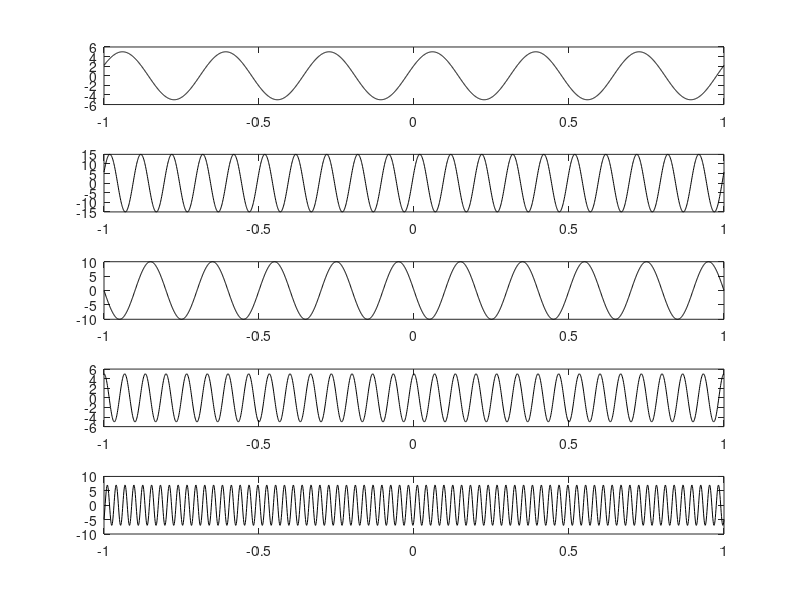
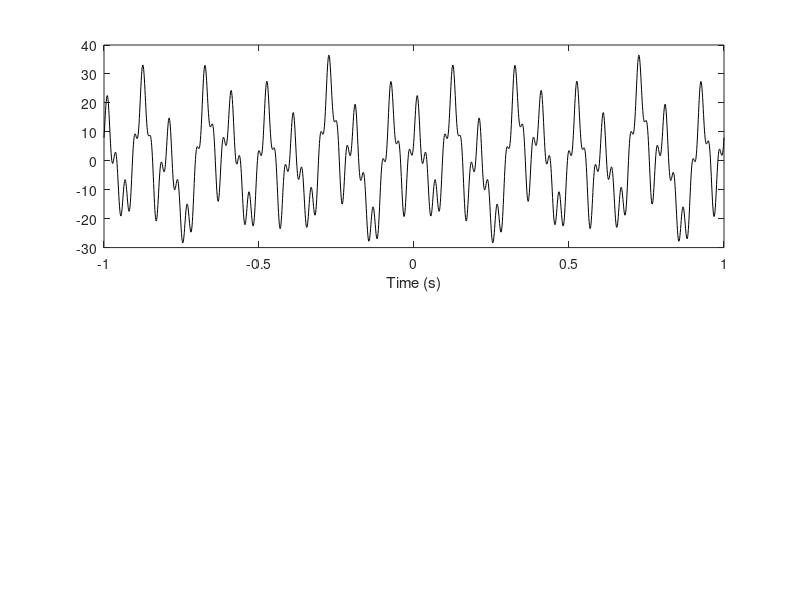
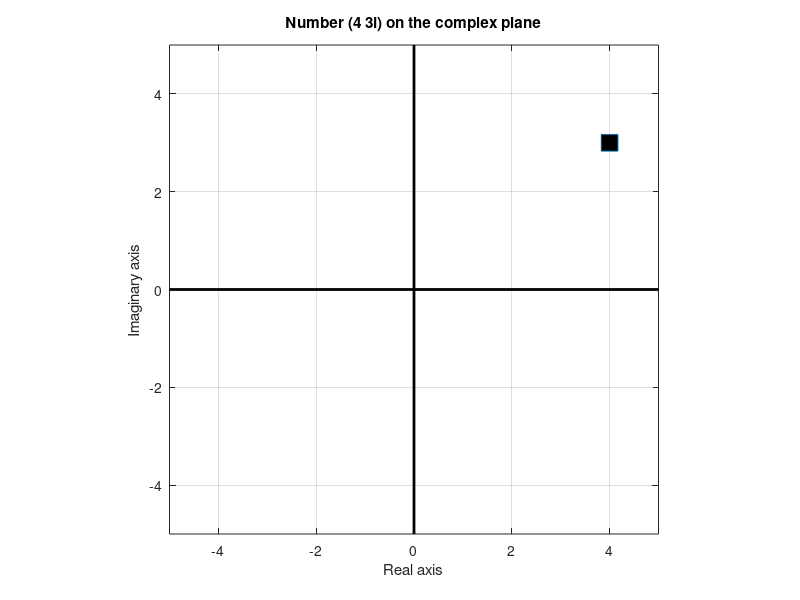
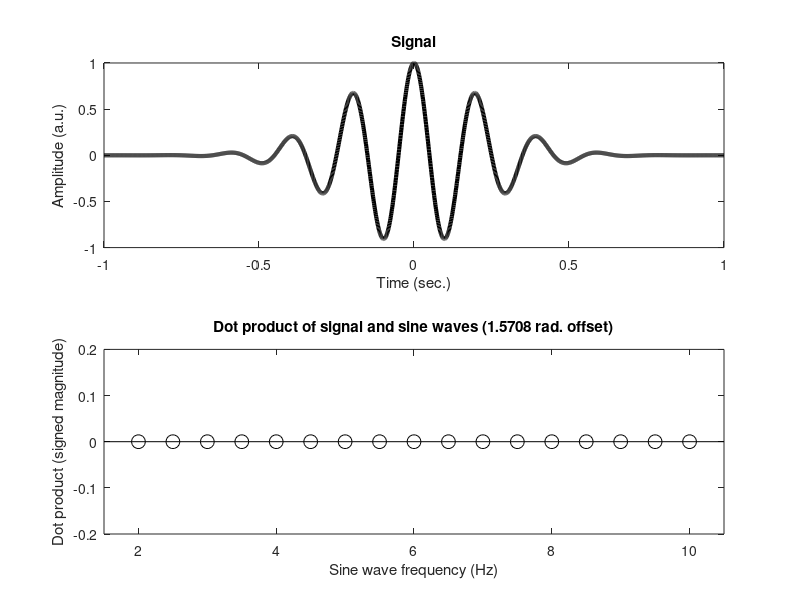

MATLAB code to generate these figures, in order:
%% %%%%%%%%%%%%%%%%%%%%%%%%%%%%%%%%%%%%%%%%%%%%%%%%%%%%%%%%%%%%%%%%%%%%%%%%%%%%%%%%
%% %%%%%%%%%%%%%%%%%%%%%%%% Static spectral analyses %%%%%%%%%%%%%%%%%%%%%%%%%%%%%%
%% %%%%%%%%%%%%%%%%%%%%%%%%%%%%%%%%%%%%%%%%%%%%%%%%%%%%%%%%%%%%%%%%%%%%%%%%%%%%%%%%

%% Sine waves and parameters
% define a sampling rate
srate = 1000;
% list some frequencies
frex = [ 3   10   5   15   35 ];
% list some random amplitudes... make sure there are the same number of
% amplitudes as there are frequencies
amplit = [ 5   15   10   5   7 ];
% phases... list some random numbers between -pi and pi
phases = [  pi/7  pi/8  pi  pi/2  -pi/4 ];
% define time...
time = -1:1/srate:1; 
% odd number of time points are highly important in morelett wavelets
% to make the median time point at "0"

% now loop through frequencies and create sine waves
sine_waves = zeros(length(frex),length(time));
for fi=1:length(frex)
    sine_waves(fi,:) = amplit(fi) * sin(2*pi*time*frex(fi) + phases(fi));
end

%%% now plot
figure(1), clf
for sinei=1:length(amplit)
    subplot(length(amplit),1,sinei)
    % should be one sine wave per subplot
    plot(time,sine_waves(sinei,:),'k') %indv plots
end
figure(2), clf
subplot(211)
plot(time,sum(sine_waves,1),'k') %sum of them.
xlabel('Time (s)')

%% Check the sinewave_from_params figure. in chap4

%% Complex numbers and Euler's formula
% there are several ways to create a complex number
% be carefull about creating another variable as "i"
z = 4 + 3i;
z = 4 + 3*1i;
z = 4 + 3*sqrt(-1);
z = complex(4,3);
disp([ 'Real part is ' num2str(real(z)) ' and imaginary part is ' num2str(imag(z)) '.' ])

% plot the complex number
figure(3), clf
plot(real(z),imag(z),'s','markersize',12,'markerfacecolor','k')
% make plot look nicer
set(gca,'xlim',[-5 5],'ylim',[-5 5])
grid on, hold on, axis square
plot(get(gca,'xlim'),[0 0],'k','linew',2)
plot([0 0],get(gca,'ylim'),'k','linew',2)
xlabel('Real axis')
ylabel('Imaginary axis')
title([ 'Number (' num2str(real(z)) ' ' num2str(imag(z)) 'i) on the complex plane' ])


%% Euler's formula and the complex plane
% use Euler's formula to plot vectors
m = 4;
k = pi;
compnum = m*exp( 1i*k );

% extract magnitude and angle
mag = sqrt(compnum* conj(compnum));
phs = angle(compnum);

% plot a red dot in the complex plane corresponding to the
% real (x-axis) and imaginary (y-axis) parts of the number.
figure(4), clf
plot([0 real(compnum)],[0 imag(compnum)],'ro','linew',2,'markersize',10,'markerfacecolor','r')
% make plot look nicer
set(gca,'xlim',[-5 5],'ylim',[-5 5])
grid on, hold on, axis square
plot(get(gca,'xlim'),[0 0],'k','linew',2)
plot([0 0],get(gca,'ylim'),'k','linew',2)
xlabel('Real axis')
ylabel('Imaginary axis')
% draw a line using polar notation
h = polar([0 phs],[0 mag],'r');
set(h,'linewidth',2)
% also draw a unit circle
x = linspace(-pi,pi,100);
h = plot(cos(x),sin(x));
set(h,'color',[1 1 1]*.7) % light gray
% title
title([ 'Rectangular: [' num2str(real(compnum)) ' ' num2str(imag(compnum)) 'i ], ' ...
        'Polar: ' num2str(mag) 'e^{i' num2str(phs) '}' ])

%% dot product
%%% Create a signal (wavelet)
%   and then compute the dot product between that signal
%   and a series of sine waves.
% phase of signal
theta = 1*pi*.5;
% simulation parameters
srate = 1000;
time  = -1:1/srate:1;

% here is the signal (don't change this line)
signal = sin(2*pi*5*time + theta) .* exp( (-time.^2) / .1);
% sine wave frequencies (Hz)
sinefrex = 2:.5:10;

% plot signal
figure(4), clf
subplot(211)
plot(time,signal,'k','linew',3)
xlabel('Time (sec.)'), ylabel('Amplitude (a.u.)')
title('Signal')

dps = zeros(size(sinefrex));
amp = 1;
phase = 0;
for fi=1:length(dps)

    % create a real-valued sine wave. Note that the amplitude should be 1 and the phase should be 0
    sinew(fi,:) = amp * sin(2*pi*time*sinefrex(fi) + phase);

    % compute the dot product between sine wave and signal
    % normalize by the number of time points
    dps(:, fi) = sum(sinew(fi,:).* signal) / length(time);
end
% Very similar to fourier transform, only diff is sine waves are complex in fourier.
% and plot
subplot(212)
stem(sinefrex,dps,'k','linew',3,'markersize',10,'markerfacecolor','w')
set(gca,'xlim',[sinefrex(1)-.5 sinefrex(end)+.5], 'ylim', [-.2 .2])
xlabel('Sine wave frequency (Hz)')
ylabel('Dot product (signed magnitude)')
title([ 'Dot product of signal and sine waves (' num2str(theta) ' rad. offset)' ])

%%% Question: Try changing the 'theta' parameter. 
% What is the effect on the spectrum of dot products?
% It changes the magnitude of the signal. In different directions.
% Related to the circular angle of the pi. 